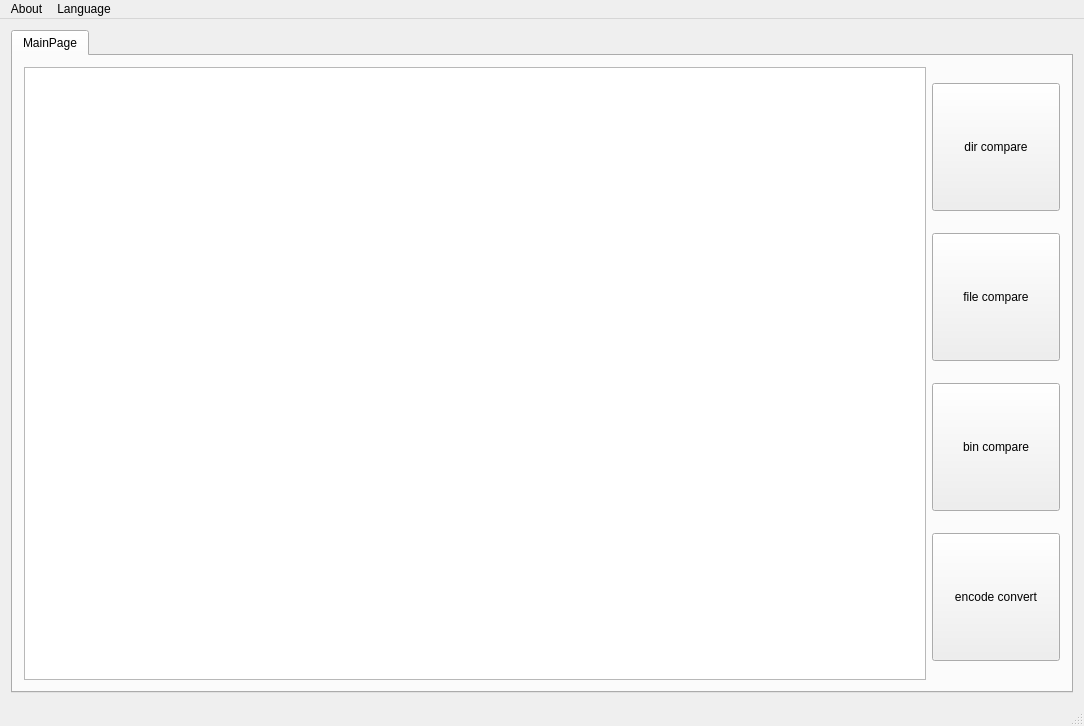
<?xml version="1.0" encoding="UTF-8"?>
<ui version="4.0">
 <class>RealCompareClass</class>
 <widget class="QMainWindow" name="RealCompareClass">
  <property name="geometry">
   <rect>
    <x>0</x>
    <y>0</y>
    <width>1084</width>
    <height>726</height>
   </rect>
  </property>
  <property name="windowTitle">
   <string>CCompare  v1.26</string>
  </property>
  <property name="windowIcon">
   <iconset resource="RealCompare.qrc">
    <normaloff>:/Resources/img/main.png</normaloff>:/Resources/img/main.png</iconset>
  </property>
  <widget class="QWidget" name="centralWidget">
   <layout class="QHBoxLayout" name="horizontalLayout">
    <item>
     <widget class="QTabWidget" name="mainTabPage">
      <property name="currentIndex">
       <number>0</number>
      </property>
      <widget class="QWidget" name="mainPage">
       <attribute name="title">
        <string>MainPage</string>
       </attribute>
       <layout class="QHBoxLayout" name="horizontalLayout_2">
        <item>
         <widget class="QTreeWidget" name="cmpHistoryTreeWidget">
          <property name="columnCount">
           <number>1</number>
          </property>
          <attribute name="headerVisible">
           <bool>false</bool>
          </attribute>
          <column>
           <property name="text">
            <string notr="true">1</string>
           </property>
          </column>
         </widget>
        </item>
        <item>
         <layout class="QVBoxLayout" name="verticalLayout">
          <item>
           <widget class="QToolButton" name="dirCompareBt">
            <property name="sizePolicy">
             <sizepolicy hsizetype="Fixed" vsizetype="Fixed">
              <horstretch>0</horstretch>
              <verstretch>0</verstretch>
             </sizepolicy>
            </property>
            <property name="minimumSize">
             <size>
              <width>128</width>
              <height>128</height>
             </size>
            </property>
            <property name="styleSheet">
             <string notr="true"/>
            </property>
            <property name="text">
             <string>dir compare</string>
            </property>
            <property name="icon">
             <iconset resource="RealCompare.qrc">
              <normaloff>:/Resources/img/dir.png</normaloff>:/Resources/img/dir.png</iconset>
            </property>
            <property name="iconSize">
             <size>
              <width>100</width>
              <height>100</height>
             </size>
            </property>
            <property name="toolButtonStyle">
             <enum>Qt::ToolButtonTextUnderIcon</enum>
            </property>
           </widget>
          </item>
          <item>
           <widget class="QToolButton" name="fileCompareBt">
            <property name="sizePolicy">
             <sizepolicy hsizetype="Fixed" vsizetype="Fixed">
              <horstretch>0</horstretch>
              <verstretch>0</verstretch>
             </sizepolicy>
            </property>
            <property name="minimumSize">
             <size>
              <width>128</width>
              <height>128</height>
             </size>
            </property>
            <property name="styleSheet">
             <string notr="true"/>
            </property>
            <property name="text">
             <string>file compare</string>
            </property>
            <property name="icon">
             <iconset resource="RealCompare.qrc">
              <normaloff>:/Resources/img/file.png</normaloff>:/Resources/img/file.png</iconset>
            </property>
            <property name="iconSize">
             <size>
              <width>100</width>
              <height>100</height>
             </size>
            </property>
            <property name="toolButtonStyle">
             <enum>Qt::ToolButtonTextUnderIcon</enum>
            </property>
           </widget>
          </item>
          <item>
           <widget class="QToolButton" name="binCompareBt">
            <property name="sizePolicy">
             <sizepolicy hsizetype="Fixed" vsizetype="Fixed">
              <horstretch>0</horstretch>
              <verstretch>0</verstretch>
             </sizepolicy>
            </property>
            <property name="minimumSize">
             <size>
              <width>128</width>
              <height>128</height>
             </size>
            </property>
            <property name="styleSheet">
             <string notr="true"/>
            </property>
            <property name="text">
             <string>bin compare</string>
            </property>
            <property name="icon">
             <iconset resource="RealCompare.qrc">
              <normaloff>:/Resources/img/bin.png</normaloff>:/Resources/img/bin.png</iconset>
            </property>
            <property name="iconSize">
             <size>
              <width>100</width>
              <height>100</height>
             </size>
            </property>
            <property name="toolButtonStyle">
             <enum>Qt::ToolButtonTextUnderIcon</enum>
            </property>
           </widget>
          </item>
          <item>
           <widget class="QToolButton" name="codeTranBt">
            <property name="minimumSize">
             <size>
              <width>128</width>
              <height>128</height>
             </size>
            </property>
            <property name="text">
             <string>encode convert</string>
            </property>
            <property name="icon">
             <iconset resource="RealCompare.qrc">
              <normaloff>:/Resources/img/tran.png</normaloff>:/Resources/img/tran.png</iconset>
            </property>
            <property name="iconSize">
             <size>
              <width>100</width>
              <height>100</height>
             </size>
            </property>
            <property name="toolButtonStyle">
             <enum>Qt::ToolButtonTextUnderIcon</enum>
            </property>
           </widget>
          </item>
         </layout>
        </item>
       </layout>
      </widget>
     </widget>
    </item>
   </layout>
  </widget>
  <widget class="QMenuBar" name="menuBar">
   <property name="geometry">
    <rect>
     <x>0</x>
     <y>0</y>
     <width>1084</width>
     <height>23</height>
    </rect>
   </property>
   <widget class="QMenu" name="menuAbout">
    <property name="title">
     <string>About</string>
    </property>
    <addaction name="actionMainWeb"/>
    <addaction name="actiondonate"/>
   </widget>
   <widget class="QMenu" name="menuLanguage">
    <property name="title">
     <string>Language</string>
    </property>
    <addaction name="actionEnglish"/>
    <addaction name="actionChinese"/>
   </widget>
   <addaction name="menuAbout"/>
   <addaction name="menuLanguage"/>
  </widget>
  <widget class="QStatusBar" name="statusBar"/>
  <action name="actionfile">
   <property name="text">
    <string>dir</string>
   </property>
  </action>
  <action name="actionfile_2">
   <property name="text">
    <string>file</string>
   </property>
  </action>
  <action name="actionrule">
   <property name="text">
    <string>rule</string>
   </property>
  </action>
  <action name="actionEnglish">
   <property name="text">
    <string>English</string>
   </property>
  </action>
  <action name="actionChinese">
   <property name="text">
    <string>Chinese</string>
   </property>
  </action>
  <action name="actiondonate">
   <property name="text">
    <string>donate</string>
   </property>
  </action>
  <action name="actiontest">
   <property name="text">
    <string>test</string>
   </property>
  </action>
  <action name="actiontest_2">
   <property name="text">
    <string>test</string>
   </property>
  </action>
  <action name="actionMainWeb">
   <property name="text">
    <string>main</string>
   </property>
  </action>
 </widget>
 <layoutdefault spacing="6" margin="11"/>
 <resources>
  <include location="RealCompare.qrc"/>
 </resources>
 <connections>
  <connection>
   <sender>fileCompareBt</sender>
   <signal>clicked()</signal>
   <receiver>RealCompareClass</receiver>
   <slot>slot_cmpareFileBt()</slot>
   <hints>
    <hint type="sourcelabel">
     <x>398</x>
     <y>212</y>
    </hint>
    <hint type="destinationlabel">
     <x>555</x>
     <y>415</y>
    </hint>
   </hints>
  </connection>
  <connection>
   <sender>dirCompareBt</sender>
   <signal>clicked()</signal>
   <receiver>RealCompareClass</receiver>
   <slot>slot_cmpareDirBt()</slot>
   <hints>
    <hint type="sourcelabel">
     <x>216</x>
     <y>212</y>
    </hint>
    <hint type="destinationlabel">
     <x>555</x>
     <y>415</y>
    </hint>
   </hints>
  </connection>
  <connection>
   <sender>codeTranBt</sender>
   <signal>clicked()</signal>
   <receiver>RealCompareClass</receiver>
   <slot>slot_codeConvert()</slot>
   <hints>
    <hint type="sourcelabel">
     <x>780</x>
     <y>212</y>
    </hint>
    <hint type="destinationlabel">
     <x>1102</x>
     <y>388</y>
    </hint>
   </hints>
  </connection>
  <connection>
   <sender>actionEnglish</sender>
   <signal>triggered()</signal>
   <receiver>RealCompareClass</receiver>
   <slot>slot_changeEnglish()</slot>
   <hints>
    <hint type="sourcelabel">
     <x>-1</x>
     <y>-1</y>
    </hint>
    <hint type="destinationlabel">
     <x>555</x>
     <y>415</y>
    </hint>
   </hints>
  </connection>
  <connection>
   <sender>actionChinese</sender>
   <signal>triggered()</signal>
   <receiver>RealCompareClass</receiver>
   <slot>slot_changeChinese()</slot>
   <hints>
    <hint type="sourcelabel">
     <x>-1</x>
     <y>-1</y>
    </hint>
    <hint type="destinationlabel">
     <x>555</x>
     <y>415</y>
    </hint>
   </hints>
  </connection>
  <connection>
   <sender>actiondonate</sender>
   <signal>triggered()</signal>
   <receiver>RealCompareClass</receiver>
   <slot>slot_donate()</slot>
   <hints>
    <hint type="sourcelabel">
     <x>-1</x>
     <y>-1</y>
    </hint>
    <hint type="destinationlabel">
     <x>523</x>
     <y>315</y>
    </hint>
   </hints>
  </connection>
  <connection>
   <sender>actionMainWeb</sender>
   <signal>triggered()</signal>
   <receiver>RealCompareClass</receiver>
   <slot>slot1_mainweb()</slot>
   <hints>
    <hint type="sourcelabel">
     <x>-1</x>
     <y>-1</y>
    </hint>
    <hint type="destinationlabel">
     <x>461</x>
     <y>313</y>
    </hint>
   </hints>
  </connection>
  <connection>
   <sender>binCompareBt</sender>
   <signal>clicked()</signal>
   <receiver>RealCompareClass</receiver>
   <slot>slot_cmpareBinBt()</slot>
   <hints>
    <hint type="sourcelabel">
     <x>535</x>
     <y>186</y>
    </hint>
    <hint type="destinationlabel">
     <x>684</x>
     <y>629</y>
    </hint>
   </hints>
  </connection>
 </connections>
 <slots>
  <slot>slot_cmpareFileBt()</slot>
  <slot>slot_cmpareDirBt()</slot>
  <slot>slot_codeConvert()</slot>
  <slot>slot_changeEnglish()</slot>
  <slot>slot_changeChinese()</slot>
  <slot>slot_donate()</slot>
  <slot>slot_recentFile(QAction*)</slot>
  <slot>slot_recentDir(QAction*)</slot>
  <slot>slot1_mainweb()</slot>
  <slot>slot_cmpareBinBt()</slot>
 </slots>
</ui>
